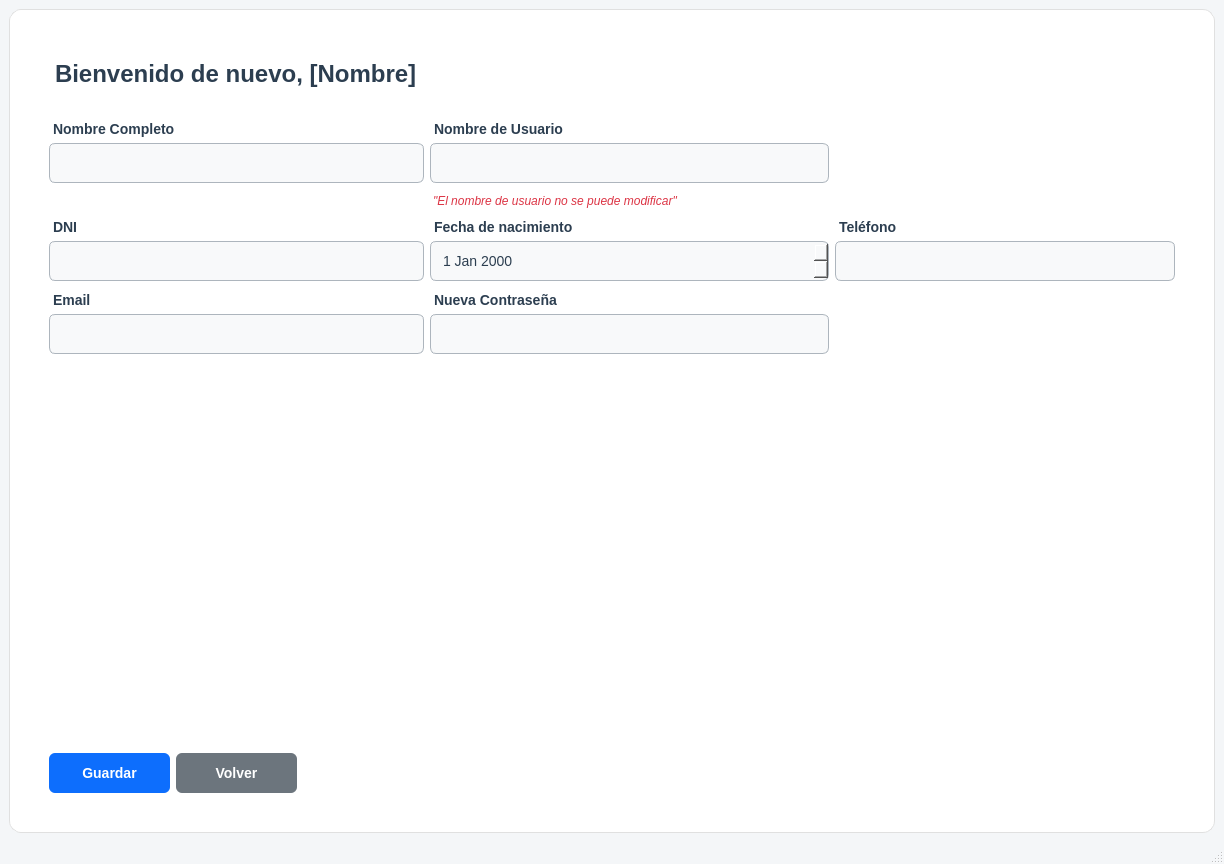
<?xml version="1.0" encoding="UTF-8"?>
<ui version="4.0">
 <class>MainWindow</class>
 <widget class="QMainWindow" name="MainWindow">
  <property name="geometry">
   <rect>
    <x>0</x>
    <y>0</y>
    <width>1224</width>
    <height>864</height>
   </rect>
  </property>
  <property name="windowTitle">
   <string>MainWindow</string>
  </property>
  <property name="styleSheet">
   <string notr="true">/* Fondo general de la ventana */
QMainWindow, QWidget#centralwidget {
    background-color: #f4f6f8;
}

/* Tarjeta blanca central */
QFrame#card_perfil {
    background-color: #ffffff;
    border: 1px solid #e0e0e0;
    border-radius: 12px;
    padding: 30px;
}

/* Título principal de bienvenida */
QLabel#lbl_titulo {
    color: #2c3e50;
    font-size: 24px;
    font-weight: bold;
    margin-bottom: 15px;
}

/* Etiquetas de los campos (Nombre, DNI, etc.) */
QLabel {
    font-size: 14px;
    font-weight: bold;
    color: #2c3e50;
    margin-top: 5px;
}

/* Aviso de que el usuario no se cambia */
QLabel#lbl_aviso_usuario {
    font-size: 12px;
    color: #dc3545; /* Rojo suave para indicar restricción */
    font-weight: normal;
    font-style: italic;
}

/* Cajas de texto y selector de fecha con más contraste */
QLineEdit, QDateEdit {
    border: 1px solid #adb5bd; /* Borde ligeramente más oscuro y definido */
    border-radius: 6px;
    padding: 10px;
    background-color: #f8f9fa; /* Gris casi blanco para que resalten sobre la tarjeta */
    font-size: 14px;
    color: #2c3e50;
    min-width: 250px;
}

/* Efecto azul fuerte al escribir (se mantiene) */
QLineEdit:focus, QDateEdit:focus {
    border: 2px solid #0d6efd;
    background-color: #ffffff; /* Al hacer clic, se vuelven blancas para dar efecto de &quot;iluminado&quot; */
}

/* Quitar las flechitas feas del QDateEdit si lo prefieres más limpio */
QDateEdit::drop-down {
    border: none;
    padding-right: 10px;
}

/* Botones principales */
QPushButton {
    background-color: #0d6efd;
    color: white;
    border-radius: 6px;
    padding: 12px 20px;
    font-weight: bold;
    font-size: 14px;
    margin-top: 15px;
}

QPushButton:hover {
    background-color: #0b5ed7;
}

/* Botón de volver (Gris) */
QPushButton#btn_volver {
    background-color: #6c757d;
}

QPushButton#btn_volver:hover {
    background-color: #5a6268;
}</string>
  </property>
  <widget class="QWidget" name="centralwidget">
   <layout class="QGridLayout" name="gridLayout_3">
    <item row="0" column="0">
     <widget class="QFrame" name="card_perfil">
      <property name="frameShape">
       <enum>QFrame::Shape::StyledPanel</enum>
      </property>
      <property name="frameShadow">
       <enum>QFrame::Shadow::Raised</enum>
      </property>
      <layout class="QGridLayout" name="gridLayout">
       <item row="0" column="0" colspan="3">
        <widget class="QLabel" name="lbl_titulo">
         <property name="sizePolicy">
          <sizepolicy hsizetype="Preferred" vsizetype="Fixed">
           <horstretch>0</horstretch>
           <verstretch>0</verstretch>
          </sizepolicy>
         </property>
         <property name="text">
          <string>Bienvenido de nuevo, [Nombre]</string>
         </property>
         <property name="alignment">
          <set>Qt::AlignmentFlag::AlignLeading|Qt::AlignmentFlag::AlignLeft|Qt::AlignmentFlag::AlignTop</set>
         </property>
        </widget>
       </item>
       <item row="1" column="0" colspan="2">
        <widget class="QLabel" name="label">
         <property name="font">
          <font>
           <pointsize>-1</pointsize>
           <bold>true</bold>
          </font>
         </property>
         <property name="text">
          <string>Nombre Completo</string>
         </property>
        </widget>
       </item>
       <item row="1" column="3">
        <widget class="QLabel" name="label_4">
         <property name="font">
          <font>
           <pointsize>-1</pointsize>
           <bold>true</bold>
          </font>
         </property>
         <property name="text">
          <string>Nombre de Usuario</string>
         </property>
        </widget>
       </item>
       <item row="2" column="0" colspan="3">
        <widget class="QLineEdit" name="txt_nombre"/>
       </item>
       <item row="3" column="3">
        <widget class="QLabel" name="lbl_aviso_usuario">
         <property name="maximumSize">
          <size>
           <width>16777215</width>
           <height>20</height>
          </size>
         </property>
         <property name="font">
          <font>
           <pointsize>-1</pointsize>
           <italic>true</italic>
           <bold>false</bold>
          </font>
         </property>
         <property name="text">
          <string>&quot;El nombre de usuario no se puede modificar&quot;</string>
         </property>
        </widget>
       </item>
       <item row="4" column="0">
        <widget class="QLabel" name="label_2">
         <property name="font">
          <font>
           <pointsize>-1</pointsize>
           <bold>true</bold>
          </font>
         </property>
         <property name="text">
          <string>DNI</string>
         </property>
        </widget>
       </item>
       <item row="4" column="3">
        <widget class="QLabel" name="label_3">
         <property name="font">
          <font>
           <pointsize>-1</pointsize>
           <bold>true</bold>
          </font>
         </property>
         <property name="text">
          <string>Fecha de nacimiento</string>
         </property>
        </widget>
       </item>
       <item row="4" column="4">
        <widget class="QLabel" name="label_7">
         <property name="font">
          <font>
           <pointsize>-1</pointsize>
           <bold>true</bold>
          </font>
         </property>
         <property name="text">
          <string>Teléfono</string>
         </property>
        </widget>
       </item>
       <item row="5" column="0" colspan="3">
        <widget class="QLineEdit" name="lineEdit_2"/>
       </item>
       <item row="5" column="3">
        <widget class="QDateEdit" name="date_nacimiento"/>
       </item>
       <item row="5" column="4">
        <widget class="QLineEdit" name="txt_telefono"/>
       </item>
       <item row="6" column="0">
        <widget class="QLabel" name="label_5">
         <property name="font">
          <font>
           <pointsize>-1</pointsize>
           <bold>true</bold>
          </font>
         </property>
         <property name="text">
          <string>Email</string>
         </property>
        </widget>
       </item>
       <item row="6" column="3">
        <widget class="QLabel" name="label_6">
         <property name="font">
          <font>
           <pointsize>-1</pointsize>
           <bold>true</bold>
          </font>
         </property>
         <property name="text">
          <string>Nueva Contraseña</string>
         </property>
        </widget>
       </item>
       <item row="7" column="0" colspan="3">
        <widget class="QLineEdit" name="txt_email"/>
       </item>
       <item row="7" column="3">
        <widget class="QLineEdit" name="txt_password">
         <property name="echoMode">
          <enum>QLineEdit::EchoMode::Password</enum>
         </property>
        </widget>
       </item>
       <item row="8" column="0">
        <spacer name="verticalSpacer">
         <property name="orientation">
          <enum>Qt::Orientation::Vertical</enum>
         </property>
         <property name="sizeHint" stdset="0">
          <size>
           <width>20</width>
           <height>40</height>
          </size>
         </property>
        </spacer>
       </item>
       <item row="9" column="0">
        <widget class="QPushButton" name="btn_guardar">
         <property name="text">
          <string>Guardar</string>
         </property>
        </widget>
       </item>
       <item row="9" column="1">
        <widget class="QPushButton" name="btn_volver">
         <property name="text">
          <string>Volver</string>
         </property>
        </widget>
       </item>
       <item row="9" column="2" colspan="2">
        <spacer name="horizontalSpacer">
         <property name="orientation">
          <enum>Qt::Orientation::Horizontal</enum>
         </property>
         <property name="sizeHint" stdset="0">
          <size>
           <width>526</width>
           <height>20</height>
          </size>
         </property>
        </spacer>
       </item>
       <item row="2" column="3">
        <widget class="QLineEdit" name="txt_usuario"/>
       </item>
      </layout>
     </widget>
    </item>
   </layout>
  </widget>
  <widget class="QMenuBar" name="menubar">
   <property name="geometry">
    <rect>
     <x>0</x>
     <y>0</y>
     <width>1224</width>
     <height>22</height>
    </rect>
   </property>
  </widget>
  <widget class="QStatusBar" name="statusbar"/>
 </widget>
 <resources/>
 <connections/>
</ui>
